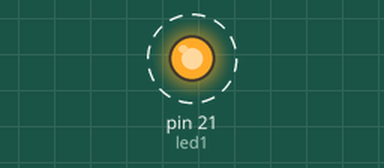
Bench run of a program on a simulated Raspberry Pi (header pin numbers). On the bench: output pins drawn as LEDs (lit = HIGH). Dashed ring = blinking.

Above: at 0.5 s.
Timing chart, 0 to 4.6 s (numbered marks = the images above):
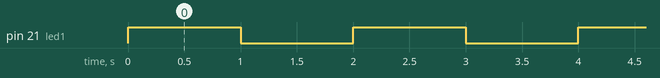

The program:

led.py
```python
import RPi.GPIO as GPIO
import time

GPIO.setmode(GPIO.BOARD)

led1 = 21
# led2 = 5

if __name__ == "__main__":
    GPIO.setup(led1, GPIO.OUT)

    try:
        while True:
            GPIO.output(led1, GPIO.HIGH)
            time.sleep(1)
            GPIO.output(led1, GPIO.LOW)
            time.sleep(1)
    except KeyboardInterrupt:
        print("Exiting...")
    GPIO.cleanup()
```

Measured:
- by itself, pin 21 (led1): alternates HIGH for 1.0 s and LOW for 1.0 s
